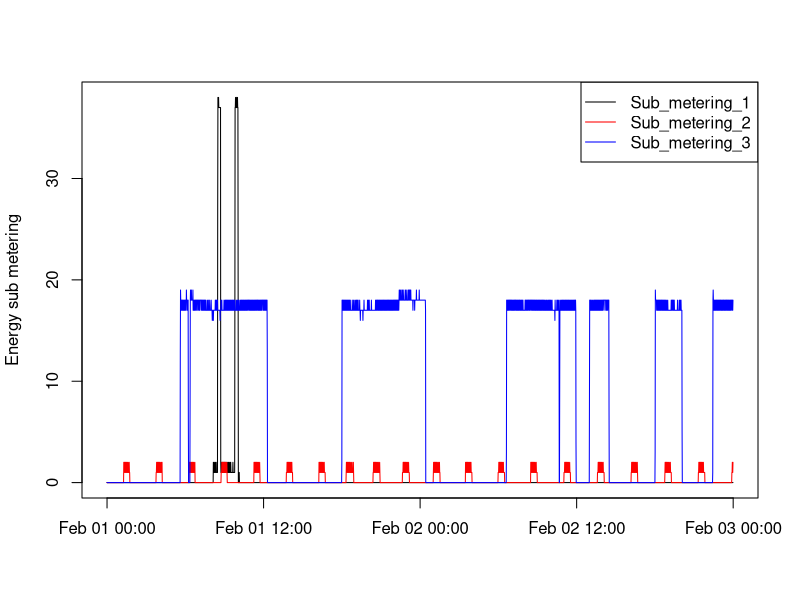

Write the R code that produced this figure.
setwd("~/Exploratory.Data.Analysis/code/Assignment.1/ExData_Plotting1/")

data <- read.csv("data/household.power.subset.csv")

# Convert date format
data$DateTime <- strptime(data$DateTime, format="%Y-%m-%d %H:%M:%S")

par(bg=NA) # Make background transparent.

plot(data$DateTime, data$Sub_metering_1, xlab="", ylab="Energy sub metering", type="n")
lines(data$DateTime, data$Sub_metering_1, col="black")
lines(data$DateTime, data$Sub_metering_2, col="red")
lines(data$DateTime, data$Sub_metering_3, col="blue")
legend("topright", pch=c(NA,NA,NA), col=c("black","red","blue"), 
       lty=c(1,1,1), legend=c("Sub_metering_1","Sub_metering_2","Sub_metering_3"))

dev.copy(png, file="plot3.png", width=480, height=480)
dev.off()
